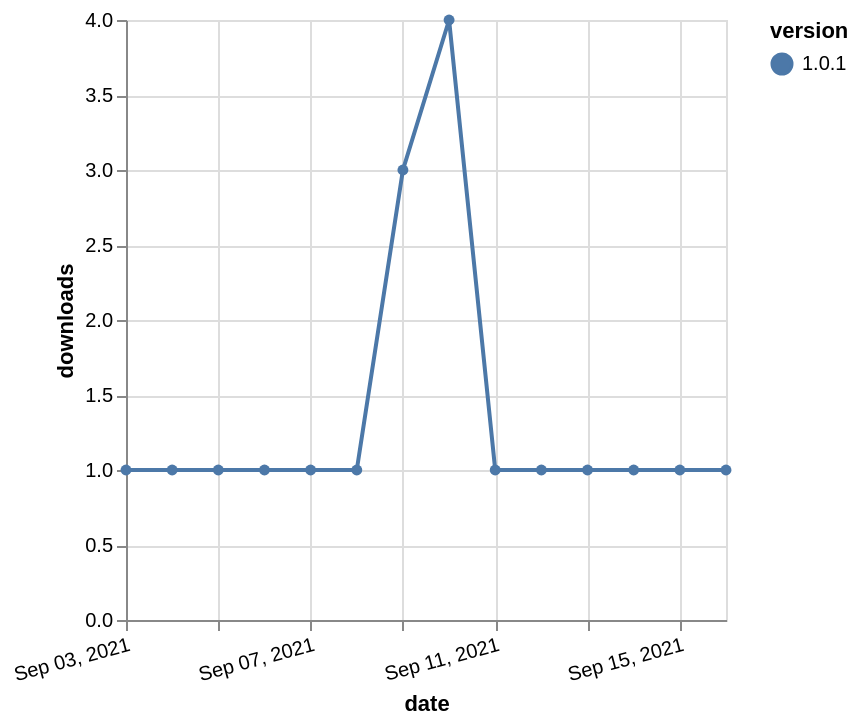

This figure's Vega-Lite source:
### Vega-Lite specification from a JSON file in a GitHub repository (floating-point values rounded to 4 significant figures)
{"$schema": "https://vega.github.io/schema/vega-lite/v5.json", "description": "A simple bar chart with embedded data.", "data": {"values": [{"date": "2021-09-03", "total": 184, "delta": 1, "version": "1.0.1"}, {"date": "2021-09-04", "total": 185, "delta": 1, "version": "1.0.1"}, {"date": "2021-09-05", "total": 186, "delta": 1, "version": "1.0.1"}, {"date": "2021-09-06", "total": 187, "delta": 1, "version": "1.0.1"}, {"date": "2021-09-07", "total": 188, "delta": 1, "version": "1.0.1"}, {"date": "2021-09-08", "total": 189, "delta": 1, "version": "1.0.1"}, {"date": "2021-09-09", "total": 192, "delta": 3, "version": "1.0.1"}, {"date": "2021-09-10", "total": 196, "delta": 4, "version": "1.0.1"}, {"date": "2021-09-11", "total": 197, "delta": 1, "version": "1.0.1"}, {"date": "2021-09-12", "total": 198, "delta": 1, "version": "1.0.1"}, {"date": "2021-09-13", "total": 199, "delta": 1, "version": "1.0.1"}, {"date": "2021-09-14", "total": 200, "delta": 1, "version": "1.0.1"}, {"date": "2021-09-15", "total": 201, "delta": 1, "version": "1.0.1"}, {"date": "2021-09-16", "total": 202, "delta": 1, "version": "1.0.1"}]}, "width": "container", "mark": {"type": "line", "point": {"filled": true}}, "encoding": {"x": {"field": "date", "type": "temporal", "timeUnit": "yearmonthdate", "title": "date", "axis": {"labelAngle": -15}}, "y": {"field": "delta", "type": "quantitative", "title": "downloads"}, "color": {"field": "version", "type": "nominal"}, "tooltip": {"field": "delta"}}}
